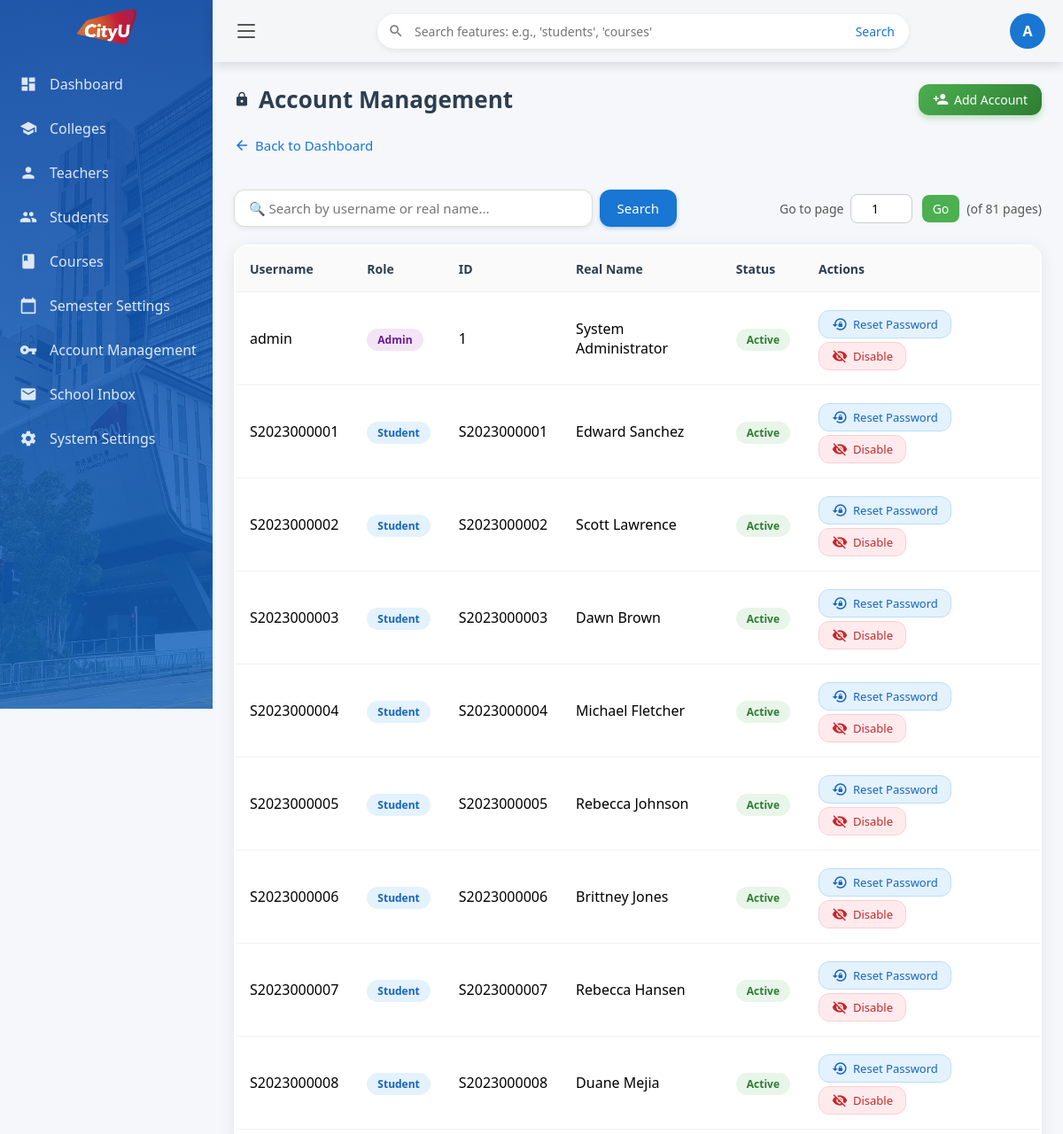
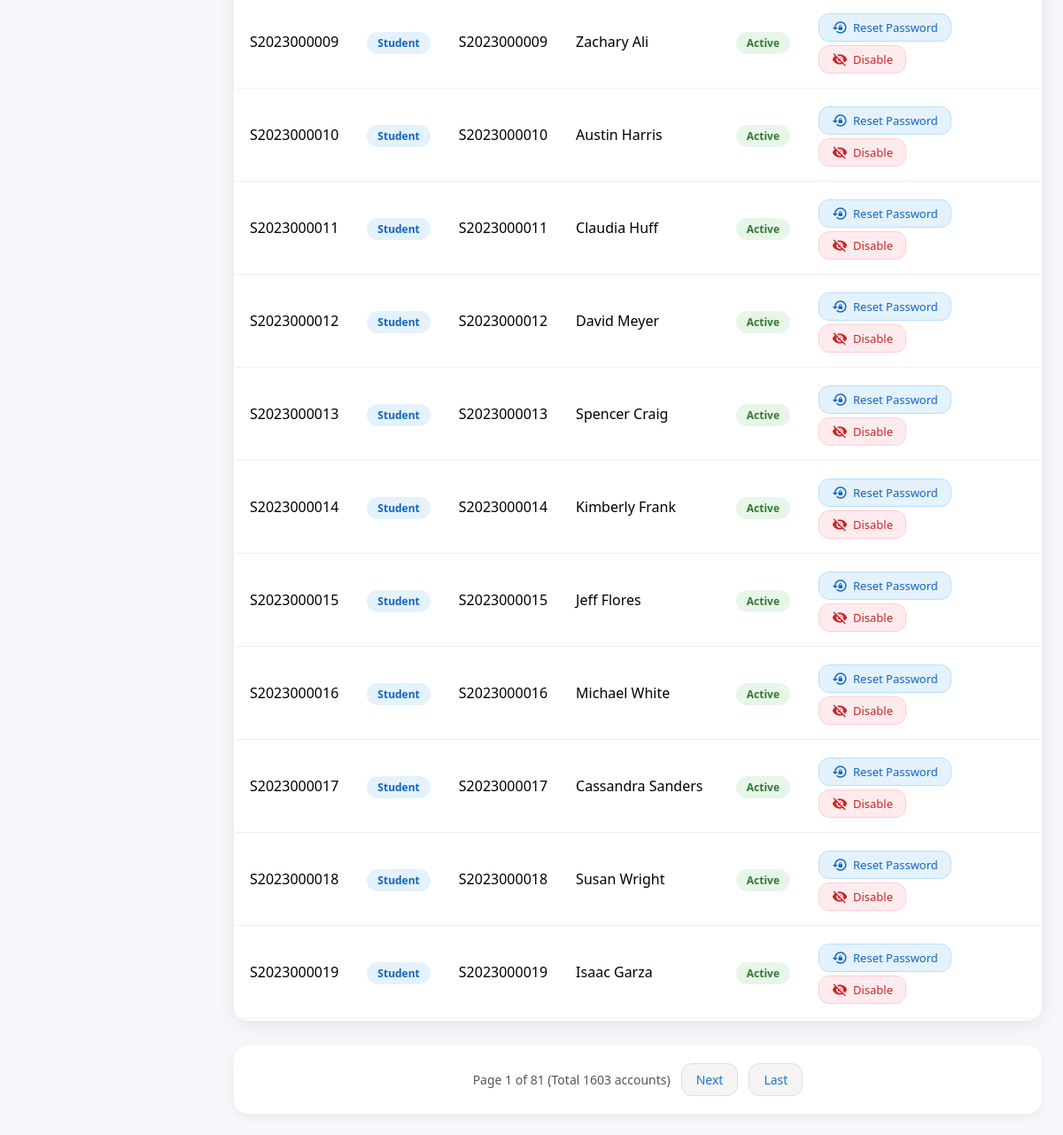
Screenshot of /accounts (signed in) with the database file from the repository (2 pictures, top to bottom).
### tables this page shows
CREATE TABLE "account" (
	"username"	VARCHAR(50),
	"password_hash"	TEXT NOT NULL,
	"role"	VARCHAR(20) NOT NULL CHECK("role" IN ('student', 'teacher', 'admin')),
	"user_id"	VARCHAR(20),
	"is_active"	BOOLEAN DEFAULT 1,
	PRIMARY KEY("username")
);

### app/admin.py (the view, shortened to what this page needs)
@admin_bp.route('/accounts')
def accounts():
    if not require_admin():
        return redirect(url_for('main.dashboard'))
    page = request.args.get('page', 1, type=int)
    q = request.args.get('q', '').strip()
    per_page = 20
    offset = (page - 1) * per_page
    conn = get_db_connection()
    count_base = "SELECT COUNT(*) FROM account"
    count_params = []
    select_clause = """
        SELECT username, role, user_id, is_active,
        CASE
            WHEN role = 'student' THEN (SELECT name FROM student WHERE student_id = user_id)
            WHEN role = 'teacher' THEN (SELECT name FROM teacher WHERE teacher_id = user_id)
            ELSE 'System Administrator'
        END AS real_name
    """
    from_clause = " FROM account"
    where_clauses = []
    query_params = []
    where_sql = " WHERE " + " AND ".join(where_clauses) if where_clauses else ""
    order_limit_sql = " ORDER BY role, username LIMIT ? OFFSET ?"
    total = conn.execute(count_base + where_sql, count_params).fetchone()[0]
    accounts = conn.execute(
        select_clause + from_clause + where_sql + order_limit_sql,
        query_params + [per_page, offset]
    ).fetchall()
    conn.close()
    total_pages = ceil(total / per_page) if total > 0 else 1
    if page < 1:
        page = 1
    elif page > total_pages and total_pages > 0:
        page = total_pages
    return render_template(
        'admin/admin_accounts.html',
        accounts=accounts,
        current_page=page,
        total_pages=total_pages,
        total=total,
        current_query=q
    )

### app/admin.py (called while the page is built)
def require_admin():
    return session.get('role') == 'admin'

### app/db.py (called while the page is built)
def get_db_connection():
    if 'db' not in g:
        g.db = sqlite3.connect(
            DATABASE,
            timeout=20.0,
            check_same_thread=False
        )
        g.db.row_factory = sqlite3.Row
        g.db.execute('PRAGMA foreign_keys = ON;')
    return g.db

### templates/admin/admin_accounts.html (shortened to what this page needs)
{% extends "admin/admin_base.html" %}
{% block content %}
<div class="page-header">
  <h2>
    <i class="material-icons">lock</i> Account Management
  </h2>
  <a href="{{ url_for('admin.add_account') }}" class="btn btn-primary">
    <i class="material-icons">person_add</i> Add Account
  </a>
</div>
<a href="{{ url_for('main.dashboard') }}" class="back-link">
  <i class="material-icons">arrow_back</i>  Back to Dashboard
</a>
<div style="display: flex; justify-content: space-between; align-items: center; margin: 20px 0; flex-wrap: wrap; gap: 16px;">
  <form id="searchForm" method="GET" style="display: flex; gap: 8px; flex: 1; max-width: 500px;">
    <div style="position: relative; flex: 1;">
      <input
        type="text"
        name="q"
        id="searchInput"
        placeholder="🔍 Search by username or real name..."
        value="{{ current_query or '' }}"
        style="
          width: 100%;
          padding: 10px 40px 10px 16px;
          border: 1px solid #ddd;
          border-radius: 12px;
          font-size: 15px;
          outline: none;
          box-shadow: 0 2px 6px rgba(0,0,0,0.08);
          transition: border-color 0.2s;
        "
      >
    </div>
    <button type="submit" style="
      padding: 10px 20px;
      background: #1976d2;
      color: white;
      border: none;
      border-radius: 12px;
      cursor: pointer;
      font-size: 15px;
      font-weight: 500;
      box-shadow: 0 2px 4px rgba(25,118,210,0.3);
      transition: all 0.2s;
    " onmouseover="this.style.backgroundColor='#1565c0'"
       onmouseout="this.style.backgroundColor='#1976d2'">
      Search
    </button>
  </form>
  {% if total_pages > 1 %}
  <div style="display: flex; align-items: center; gap: 8px; white-space: nowrap;">
    <span style="color: #555; font-size: 14px;">Go to page</span>
    <form method="GET" style="display: inline;" onsubmit="return validatePageInput(this);">
      <input
        type="number"
        name="page"
        min="1"
        max="{{ total_pages }}"
        value="{{ current_page }}"
        style="
          width: 70px;
          padding: 6px 10px;
          border: 1px solid #ccc;
          border-radius: 8px;
          text-align: center;
          font-size: 14px;
        "
        required
      >
      <button type="submit" style="
        margin-left: 6px;
        padding: 6px 12px;
        background: #4caf50;
        color: white;
        border: none;
        border-radius: 8px;
        cursor: pointer;
        font-size: 14px;
        font-weight: 500;
      ">Go</button>
    </form>
    <span style="color: #555; font-size: 14px;">(of {{ total_pages }} pages)</span>
  </div>
  {% endif %}
</div>
{% if accounts %}
<div class="table-container">
  <table class="data-table">
    <thead>
      <tr>
        <th>Username</th>
        <th>Role</th>
        <th>ID</th>
        <th>Real Name</th>
        <th>Status</th>
        <th>Actions</th>
      </tr>
    </thead>
    <tbody>
      {% for acc in accounts %}
      <tr>
        <td>{{ acc.username }}</td>
        <td>
          {% if acc.role == 'student' %}
            <span class="role-badge role-student">Student</span>
          {% elif acc.role == 'teacher' %}
            <span class="role-badge role-teacher">Teacher</span>
          {% else %}
            <span class="role-badge role-admin">Admin</span>
          {% endif %}
        </td>
        <td>{{ acc.user_id or '—' }}</td>
        <td>{{ acc.real_name or '—' }}</td>
        <td>
          {% if acc.is_active %}
            <span class="status-badge status-active">Active</span>
          {% else %}
            <span class="status-badge status-disabled">Disabled</span>
          {% endif %}
        </td>
        <td>
          <form method="POST" action="{{ url_for('admin.reset_password') }}" style="display:inline;" class="action-form">
            <button type="button" class="btn-action btn-reset"
                    data-confirm-message="Are you sure you want to reset the password for account <code>{{ acc.username }}</code>?<br>The new password will be set to: <code>123456</code>"
                    onclick="showCustomConfirm(this.getAttribute('data-confirm-message'), this.closest('form'));">
              <i class="material-icons">lock_reset</i> Reset Password
            </button>
          </form>
          <form method="POST" action="{{ url_for('admin.toggle_account_status') }}" style="display:inline;" class="action-form">
            {% if acc.is_active %}
              <button type="button" class="btn-action btn-disable"
                      data-confirm-message="Are you sure you want to <strong style='color:#d32f2f'>disable</strong> the account <code>{{ acc.username }}</code>?"
                      onclick="showCustomConfirm(this.getAttribute('data-confirm-message'), this.closest('form'));">
                <i class="material-icons">visibility_off</i> Disable
              </button>
            {% endif %}
          </form>
        </td>
      </tr>
      {% endfor %}
    </tbody>
  </table>
</div>
{% if total_pages > 1 %}
<div class="pagination">
  <span class="page-info">
    Page {{ current_page }} of {{ total_pages }} (Total {{ total }} accounts)
  </span>
  {% if current_page < total_pages %}
    <a href="{{ url_for('admin.accounts', page=current_page+1, q=current_query) }}" class="page-btn">Next</a>
    <a href="{{ url_for('admin.accounts', page=total_pages, q=current_query) }}" class="page-btn">Last</a>
  {% endif %}
</div>
{% endif %}
{% else %}
<div class="empty-state">
  <p><i class="material-icons">person_off</i> No account data available</p>
</div>
{% endif %}
{% endblock %}

### templates/admin/admin_accounts.html (style rules this page uses)
.btn, .btn-primary, .btn-action, .page-btn { display: inline-flex; align-items: center; justify-content: center; gap: 6px; padding: 8px 16px; border-radius: 12px; text-decoration: none; font-size: 14px; font-weight: 500; cursor: pointer; transition: all 0.2s ease; border: none; outline: none; }
.btn-primary { background: linear-gradient(135deg, #4caf50, #2e7d32); color: white; box-shadow: 0 4px 6px rgba(76,175,80,0.3); }
.btn-action { padding: 6px 14px; font-size: 13px; margin-right: 8px; margin-top: 4px; }
.btn-reset { background-color: #e3f2fd; color: #1565c0; border: 1px solid #bbdefb; }
.btn-disable { background-color: #ffebee; color: #c62828; border: 1px solid #ffcdd2; }
.page-btn { background-color: #f5f5f5; color: #1976d2; border: 1px solid #ddd; text-decoration: none; }
.page-header { display: flex; justify-content: space-between; align-items: center; margin-bottom: 24px; flex-wrap: wrap; gap: 16px; }
.page-header h2 { margin: 0; color: #2c3e50; font-size: 26px; font-weight: 600; display: flex; align-items: center; gap: 10px; }
.back-link { display: inline-flex; align-items: center; gap: 6px; color: #1976d2; text-decoration: none; margin-bottom: 20px; font-size: 15px; font-weight: 500; }
.table-container { overflow-x: auto; background: white; border-radius: 16px; box-shadow: 0 4px 20px rgba(0,0,0,0.08); padding: 2px; }
.data-table { width: 100%; min-width: 700px; border-collapse: collapse; }
.data-table th, .data-table td { padding: 16px; text-align: left; border-bottom: 1px solid #f0f0f0; }
.data-table th { background-color: #fafafa; font-weight: 600; color: #2c3e50; font-size: 14px; }
.role-badge { padding: 4px 12px; border-radius: 20px; font-size: 12px; font-weight: 600; }
.role-student { background-color: #e3f2fd; color: #1565c0; }
.role-admin { background-color: #f3e5f5; color: #6a1b9a; }
.status-badge { padding: 4px 12px; border-radius: 20px; font-size: 12px; font-weight: 600; }
.status-active { background-color: #e8f5e9; color: #2e7d32; }
.pagination { display: flex; justify-content: center; align-items: center; gap: 12px; margin-top: 28px; padding: 20px; background: white; border-radius: 16px; box-shadow: 0 4px 12px rgba(0,0,0,0.05); }
.page-info { color: #555; font-size: 14px; white-space: nowrap; }
.material-icons { font-size: 18px; vertical-align: middle; line-height: 1; }

### rows the page displays
account: username "admin", role "Admin", user "1", real_name "System Administrator", is_active "Active"
account: username "S2023000001", role "Student", user "S2023000001", real_name "Edward Sanchez", is_active "Active"
account: username "S2023000002", role "Student", user "S2023000002", real_name "Scott Lawrence", is_active "Active"
account: username "S2023000003", role "Student", user "S2023000003", real_name "Dawn Brown", is_active "Active"
account: username "S2023000004", role "Student", user "S2023000004", real_name "Michael Fletcher", is_active "Active"
account: username "S2023000005", role "Student", user "S2023000005", real_name "Rebecca Johnson", is_active "Active"
account: username "S2023000006", role "Student", user "S2023000006", real_name "Brittney Jones", is_active "Active"
account: username "S2023000007", role "Student", user "S2023000007", real_name "Rebecca Hansen", is_active "Active"
account: username "S2023000008", role "Student", user "S2023000008", real_name "Duane Mejia", is_active "Active"
account: username "S2023000009", role "Student", user "S2023000009", real_name "Zachary Ali", is_active "Active"
account: username "S2023000010", role "Student", user "S2023000010", real_name "Austin Harris", is_active "Active"
account: username "S2023000011", role "Student", user "S2023000011", real_name "Claudia Huff", is_active "Active"
account: username "S2023000012", role "Student", user "S2023000012", real_name "David Meyer", is_active "Active"
account: username "S2023000013", role "Student", user "S2023000013", real_name "Spencer Craig", is_active "Active"
account: username "S2023000014", role "Student", user "S2023000014", real_name "Kimberly Frank", is_active "Active"
account: username "S2023000015", role "Student", user "S2023000015", real_name "Jeff Flores", is_active "Active"
account: username "S2023000016", role "Student", user "S2023000016", real_name "Michael White", is_active "Active"
account: username "S2023000017", role "Student", user "S2023000017", real_name "Cassandra Sanders", is_active "Active"
account: username "S2023000018", role "Student", user "S2023000018", real_name "Susan Wright", is_active "Active"
account: username "S2023000019", role "Student", user "S2023000019", real_name "Isaac Garza", is_active "Active"

### other values shown
{{ session.username|first|upper }} "A"
{{ total_pages }} "81"
{{ current_page }} "1"
{{ total }} "1603"
